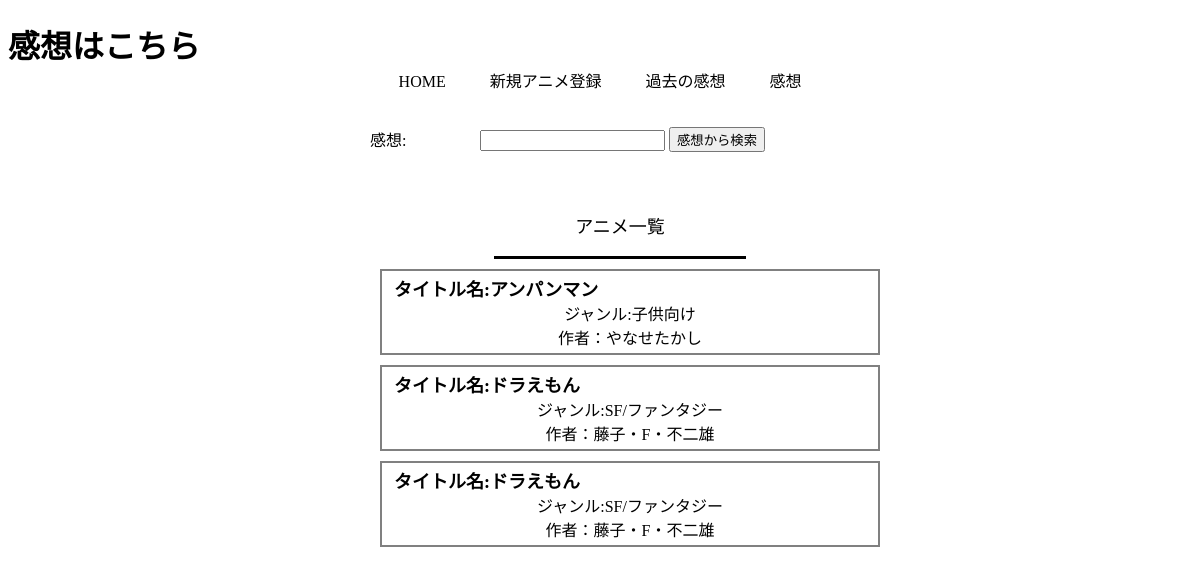
The app's page /hello/think (signed in) with its own data.
### hello/models.py (models this page shows, shortened)
class Message(models.Model):
    Anime = models.ForeignKey(Anime,on_delete=models.CASCADE,verbose_name='対象アニメ')
    user = models.ForeignKey(User,on_delete=models.CASCADE,verbose_name='ユーザ')
    content = models.TextField(max_length = 1000,)#textに変換
    update = models.DateTimeField(auto_now_add=True)

class Anime(models.Model):
    title = models.CharField(max_length = 200)
    author = models.CharField(max_length = 200)
    broadcaststart = models.CharField(max_length = 10)
    broadcastfinish = models.CharField(max_length = 10)
    genre = models.CharField(verbose_name="genre",max_length=900)
    registerdate = models.DateTimeField(auto_now_add=True)

### hello/views.py (the view)
# urls.py: path('think',views.think,name='think'),
@login_required(login_url='/admin/login/')
def think(request):
    if request.method =='POST':
        if request.POST['mode'] == '_contentform_':
            contentform = ContentForm(request.POST)
            str = request.POST['content']
            data = Message.objects.filter(content__contains=str).order_by('id').reverse()#タイトルが入力された文字を含むレコードを抽出
    else:
        contentform = ContentForm()
        data = Message.objects.all().order_by('id').reverse()
    pa = {#初期値設定
        'title':'感想はこちら',
        'contentform':contentform,
        'data' : data,
    }
    return render(request, 'hello/think.html',pa)

### hello/forms.py
class ContentForm(forms.Form):
    content = forms.CharField(label='感想',required=False)

### hello/templates/hello/think.html (shortened to what this page needs)
{% load static %}
<!doctype html>
<html lang="ja">
<head>
    <link rel="stylesheet" type="text/css" href="{% static 'hello/css/style.css' %}" />
</head>
<body bgcolor="white">
    <h1>{{title}}</h1>
    <div class="fix" align="center">
        <a href="{% url 'index' %}" class="btn">HOME</a>
        <a href="{% url 'create' %}" class="btn">新規アニメ登録</a>
        <a href="{% url 'medelete' %}" class="btn">過去の感想</a>
        <a href="{% url 'think' %}" class="btn">感想</a>
    </div>
<ul>
    <li class="name">
        <form action="{% url 'think' %}" method="post">
            {{contentform}}
            <button>感想から検索</button>
        </form>
    </li>
<div align="center">
    <p>アニメ一覧</p>
    <hr size="3" width="50%" color="black">
    {% for item in data %}
    <table >
        <tr>
            <td>
                <a href="{% url 'message' item.Anime.id %}">
                    <div class="title "align="left">タイトル名:{{item.Anime.title}}</div>
                    ジャンル:{{item.Anime.genre}}<br>作者：{{item.Anime.author}}
                </a>
            </td>
        </tr>
          {% endfor %}
    </table>
    </div>
</body>
</html>

### hello/static/hello/css/style.css (style rules this page uses)
h1 { color:#000000; }
a { color:#000000; text-decoration: none; }
p { font-size: large; }
table { margin: 10px; font: size 14pt; text-align: center; width: 500px; border: 2px #808080 solid; }
table tr td { background-color: white; color:#000000; padding:2px 10px; border: width 2px; }
.btn { background-color: white; padding: 5px; text-decoration: none; color: black; margin: 15px; width:980px; }
.title { font-size: 18px; font-weight: 800; }
.fix { text-align: center ; position: fixed; top: 10%; left: 50%; transform: translate(-50%, -50%); background:white; }
ul li { list-style: none; }
label { margin-right: 10px; width:100px; float: left; }
ul { width: 500px; margin: 0 auto; }

### records on screen
Message: Anime "アンパンマン", Anime.genre "子供向け", Anime.author "やなせたかし"
Message: Anime "ドラえもん", Anime.genre "SF/ファンタジー", Anime.author "藤子・F・不二雄"
Message: Anime "ドラえもん", Anime.genre "SF/ファンタジー", Anime.author "藤子・F・不二雄"

### other values on screen
{{ title }} "感想はこちら"
